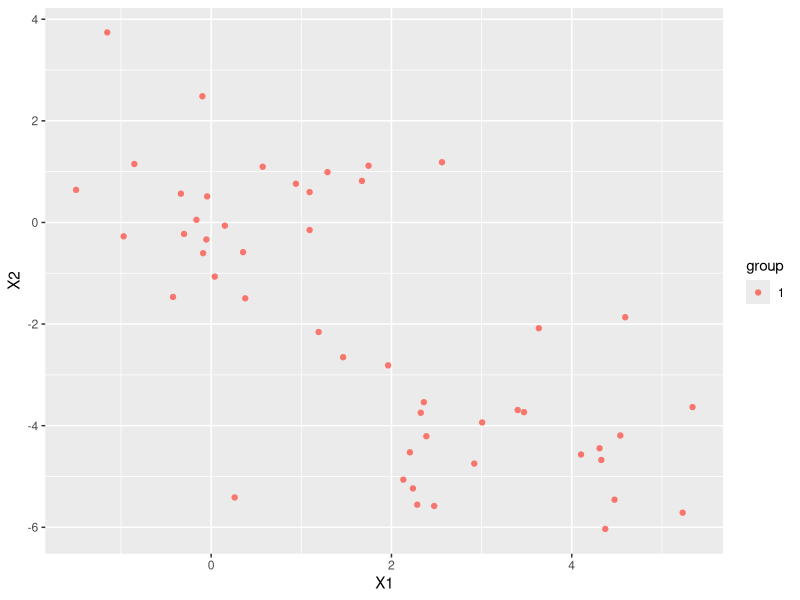
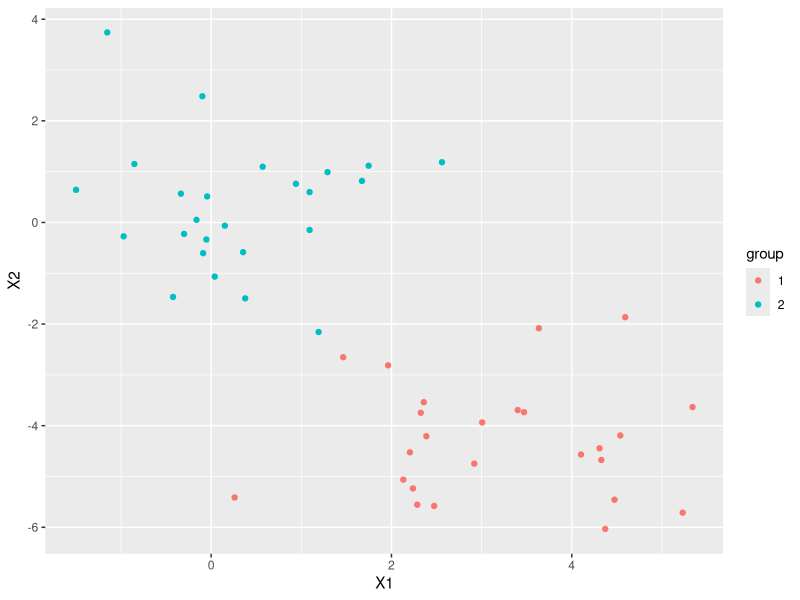
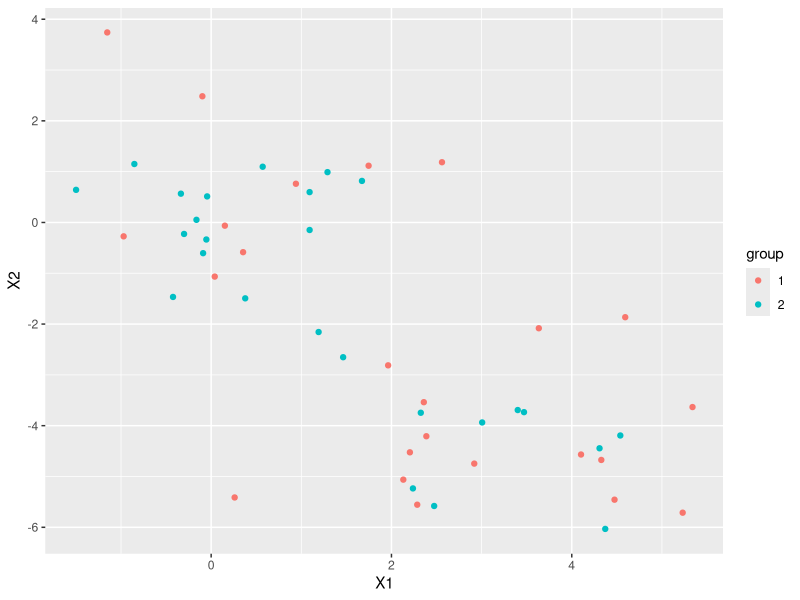
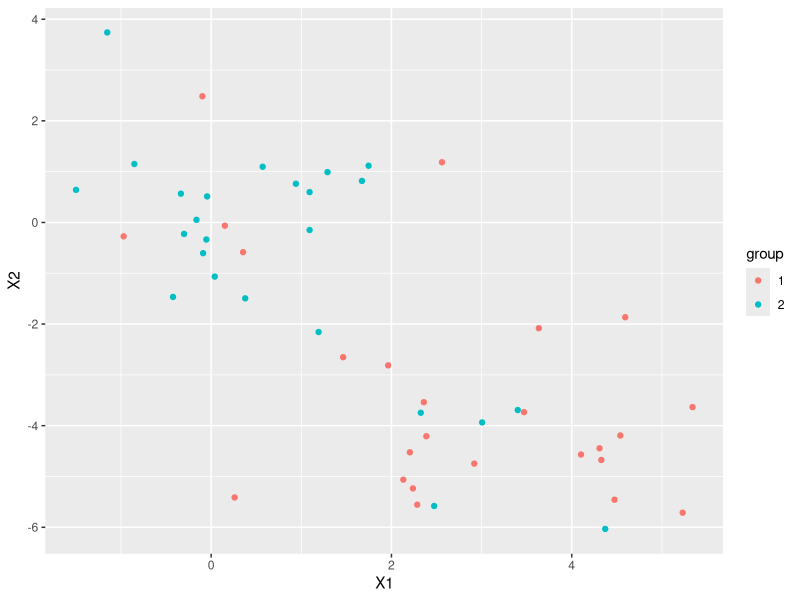

Write R code to recreate these figures, in order.
## ---- chunk 1
library(knitr)
opts_chunk$set(warning = FALSE, message = FALSE)
## ---- chunk 2
set.seed(304)
x <- matrix(rnorm(50 * 2), ncol = 2)
x[1:25, 1] <- x[1:25, 1] + 3
x[1:25, 2] <- x[1:25, 2] - 4
library(ggplot2)
library(dplyr)

d <- data.frame(x, group = as.factor(1))
p0 <- ggplot(d, aes(x = X1, y = X2, col = group)) +
  geom_point()

group <- as.factor(rep(1:2, each = 25))
d <- data.frame(x, group)
p1 <- ggplot(d, aes(x = X1, y = X2, col = group)) +
  geom_point()

d <- data.frame(x, group = group[c(1:15, 26:35, 16:24, 35:50)])
p2 <- ggplot(d, aes(x = X1, y = X2, col = group)) +
  geom_point()

d <- data.frame(x, group = group[c(6:25, 46:50, 1:5, 26:45)])
p3 <- ggplot(d, aes(x = X1, y = X2, col = group)) +
  geom_point()
